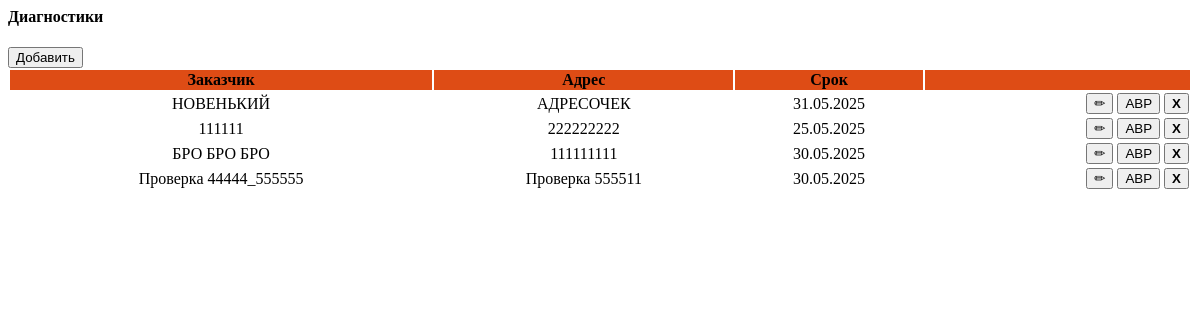
The app's page /diagnostic/, older data.
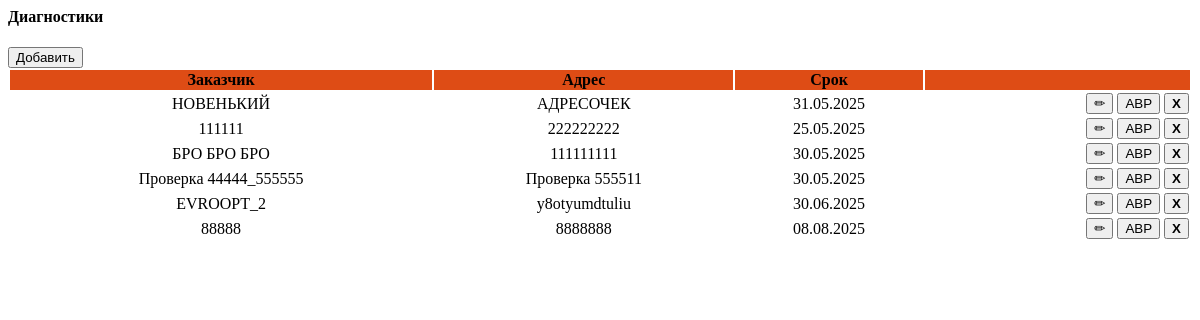
The same page, newer data.
### LIFTEH/models.py (models this page shows, shortened)
class Diagnostic(models.Model):
    object = models.ForeignKey(
        Object, on_delete=models.CASCADE, related_name='diagnostics')
    insert_date = models.DateTimeField('Дата ввода', default=timezone.now)
    end_date = models.DateTimeField('Дата окончания', default=timezone.now)
    fact_date = models.DateTimeField('Дата проведения', null=True, blank=True)
    result = models.IntegerField('Результат', null=True, blank=True)

class Object(models.Model):
    customer = models.CharField(max_length=255, default='')
    address = models.CharField(max_length=255, default='')
    model = models.CharField(max_length=255, default='')
    work = models.CharField(max_length=20, default='')
    phone = models.CharField(max_length=20, default='')
    name = models.CharField(max_length=255, default='')
    M1 = models.DecimalField(max_digits=12, decimal_places=2, null=True)
    M2 = models.DecimalField(max_digits=12, decimal_places=2, null=True)
    M3 = models.DecimalField(max_digits=12, decimal_places=2, null=True)
    M4 = models.DecimalField(max_digits=12, decimal_places=2, null=True)
    M5 = models.DecimalField(max_digits=12, decimal_places=2, null=True)
    M6 = models.DecimalField(max_digits=12, decimal_places=2, null=True)
    M7 = models.DecimalField(max_digits=12, decimal_places=2, null=True)
    M8 = models.DecimalField(max_digits=12, decimal_places=2, null=True)
    M9 = models.DecimalField(max_digits=12, decimal_places=2, null=True)
    M10 = models.DecimalField(max_digits=12, decimal_places=2, null=True)
    M11 = models.DecimalField(max_digits=12, decimal_places=2, null=True)
    M12 = models.DecimalField(max_digits=12, decimal_places=2, null=True)

### LIFTEH/views.py (the view)
# urls.py: path('diagnostic/', DiagnosticView.as_view(), name='diagnostic'),
class DiagnosticView(TemplateView):
    template_name = 'diagnostic.html'
    def get_context_data(self, **kwargs):
        context = super().get_context_data(**kwargs)
        context['diagnostics'] = Diagnostic.objects.filter(
            fact_date__isnull=True
        ).select_related('object')
        return context

### LIFTEH/templates/diagnostic.html (shortened to what this page needs)
<div class="card mb-4">
  <div class="card-header d-flex">
    <div>
      <h4>Диагностики</h4>
    </div>
    <div class="col d-flex justify-content-end align-items-center">
      <button type="button" class="btn btn-primary delete"
        onclick="loadModalForm('{% url 'diagnostic_add' %}', 'Добавить диагностику')">
          Добавить
      </button>
    </div>
  </div>
  <div class="card-body" style="padding: 0px; min-height: 50px;">
    <table class="table-hover" style="width: 100%;">
      <thead class="table-light">
        <tr style="background-color: #de4c15;">
          <th style="text-align: center;">Заказчик</th>
          <th style="text-align: center;">Адрес</th>
          <th class="delete" style="text-align: center;">Срок</th>
          <th></th>
        </tr>
      </thead>
      <tbody>
        {% for diagnostic in diagnostics %}
        <tr>
          <td style="text-align: center;">{{ diagnostic.object.customer|default:"-" }}</td>
          <td style="text-align: center;">{{ diagnostic.object.address|default:"-" }}</td>
          <td class="delete" style="text-align: center;">{{ diagnostic.end_date|date:"d.m.Y" }}</td>
          <td style="text-align: end;">
            <div class="btn-group btn-group" style="gap: 2px;">
              <button onclick="loadModalForm('{% url 'diagnostic_edit' pk=diagnostic.id %}', 'Редактирование диагностики')"
                class="btn btn-secondary">✏
              </button>
              <button onclick="loadModalForm('{% url 'avr_add' pk=diagnostic.object.id %}', 'Добавление АВР')"
              class="btn btn-success">АВР</button>
              <button onclick="confirmDelete('{% url 'diagnostic_delete' pk=diagnostic.id %}', '{{ diagnostic.id }}')"
                  class="btn btn-danger delete">
                <strong>X</strong>
              </button>
            </div>
          </td>
        </tr>
        {% empty %}
        <tr>
          <td colspan="7" style="text-align: center;">Нет данных о диагностике</td>
        </tr>
        {% endfor %}
      </tbody>
    </table>
  </div>
</div>

Row changes from the older to the newer data that the page shows:
added Diagnostic: object.customer "EVROOPT_2", object.address "y8otyumdtuliu", end_date "30.06.2025"
added Diagnostic: object.customer "88888", object.address "8888888", end_date "08.08.2025"
